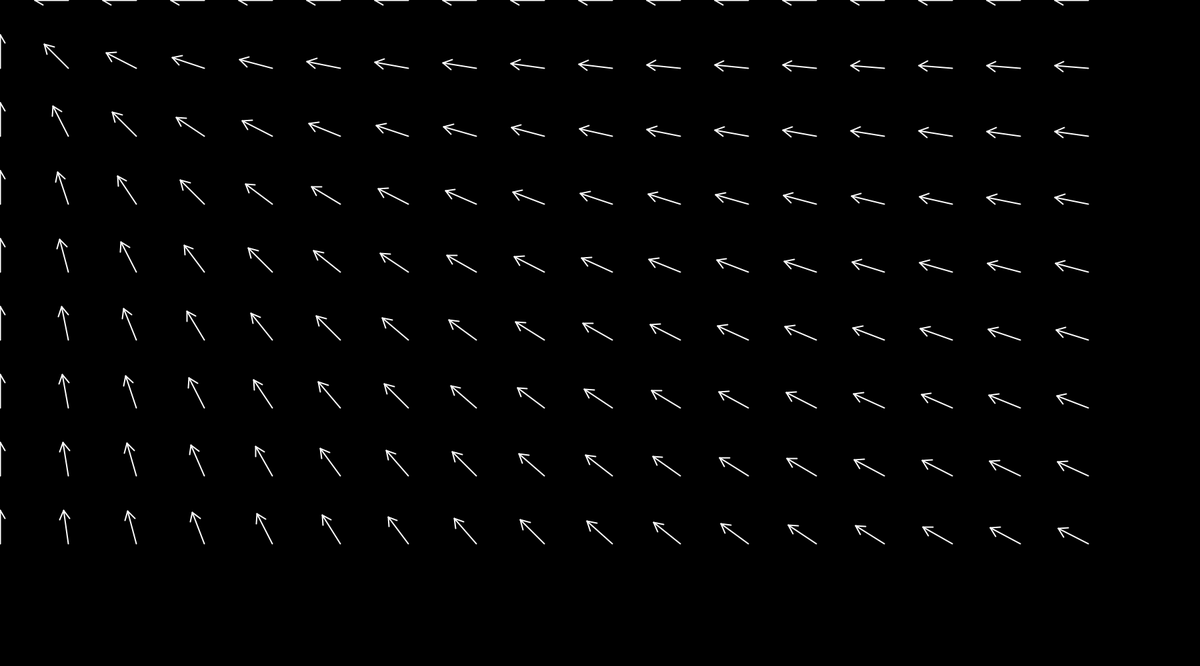
Frame 1 (no input)
Frame 60 (the mouse pressed at the canvas centre just before this capture): identical to frame 1, image omitted
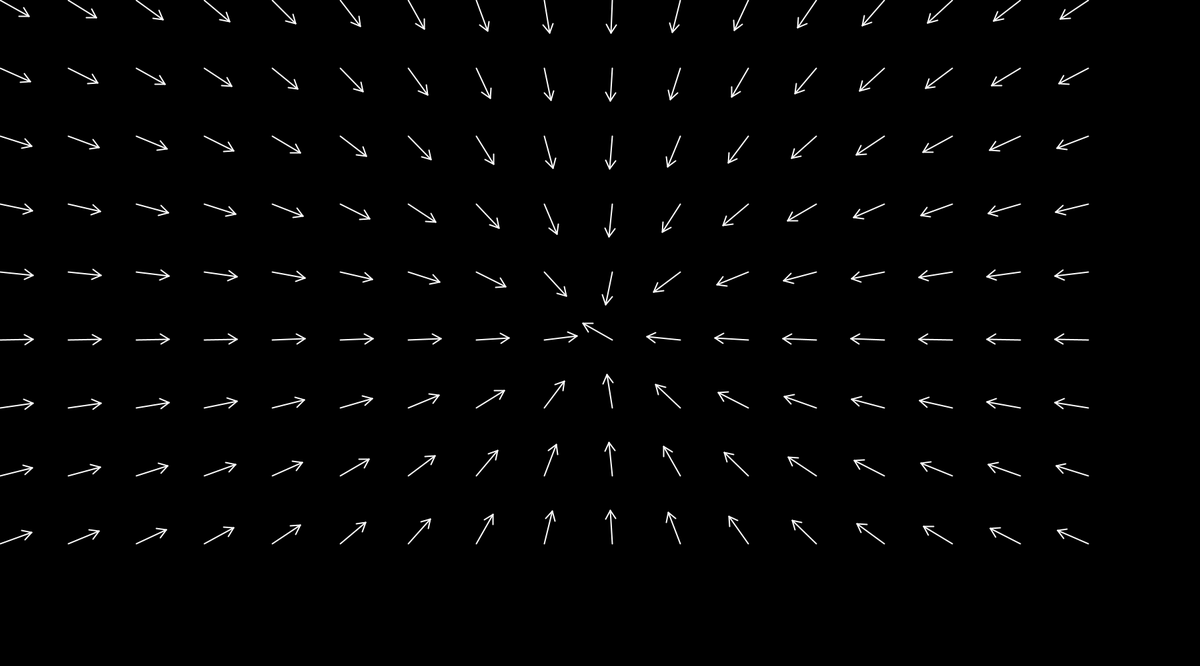
Frame 120 (the mouse held since frame 60 and released just before this capture)

The Processing sketch that drew these frames (run headless with seeded random() and noise(); from frame 60 on, the mouse is pressed at the canvas centre):

// Processing sketch: FieldOfArrows
// ── FieldOfArrows.pde
void arrow(int x1, int y1, int len){
  float full_len = sqrt((mouseX-x1)*(mouseX-x1) + (mouseY-y1)*(mouseY-y1));
  float cur_len = len / full_len;
  float x2 = (mouseX - x1)*cur_len + x1;
  float y2 = (mouseY - y1)*cur_len + y1;
  float angle = radians(30);
  float small_len = 0.3;
  strokeWeight(2);
  stroke(255);
  line(x1, y1, x2, y2);
  pushMatrix();
    translate(x2, y2);
    rotate(angle);
    line((x1-x2)*small_len, (y1-y2)*small_len, 0, 0);
  popMatrix();
  pushMatrix();
    translate(x2, y2);
    rotate(-angle);
    line((x1-x2)*small_len, (y1-y2)*small_len, 0, 0);
  popMatrix();
}

  //int[][] board = new int [boardLength][boardHeight];
void setup(){
  size(1800, 1000);
}
  int rectSize = 100;
  int rectDist = 2;
  int rectDistance = rectSize + rectDist;
  int boardLength = (1800 - (1800 % rectDistance))/rectDistance;
  int boardHeight = (1000 - (1000 % rectDistance))/rectDistance;
  
void draw(){
  background(0);
  for(int i = 0; i < boardLength;i++){
    for(int j=0;j<boardHeight;j++){
      arrow(i * rectDistance, j * rectDistance, rectSize/2);
    }
  }
}
